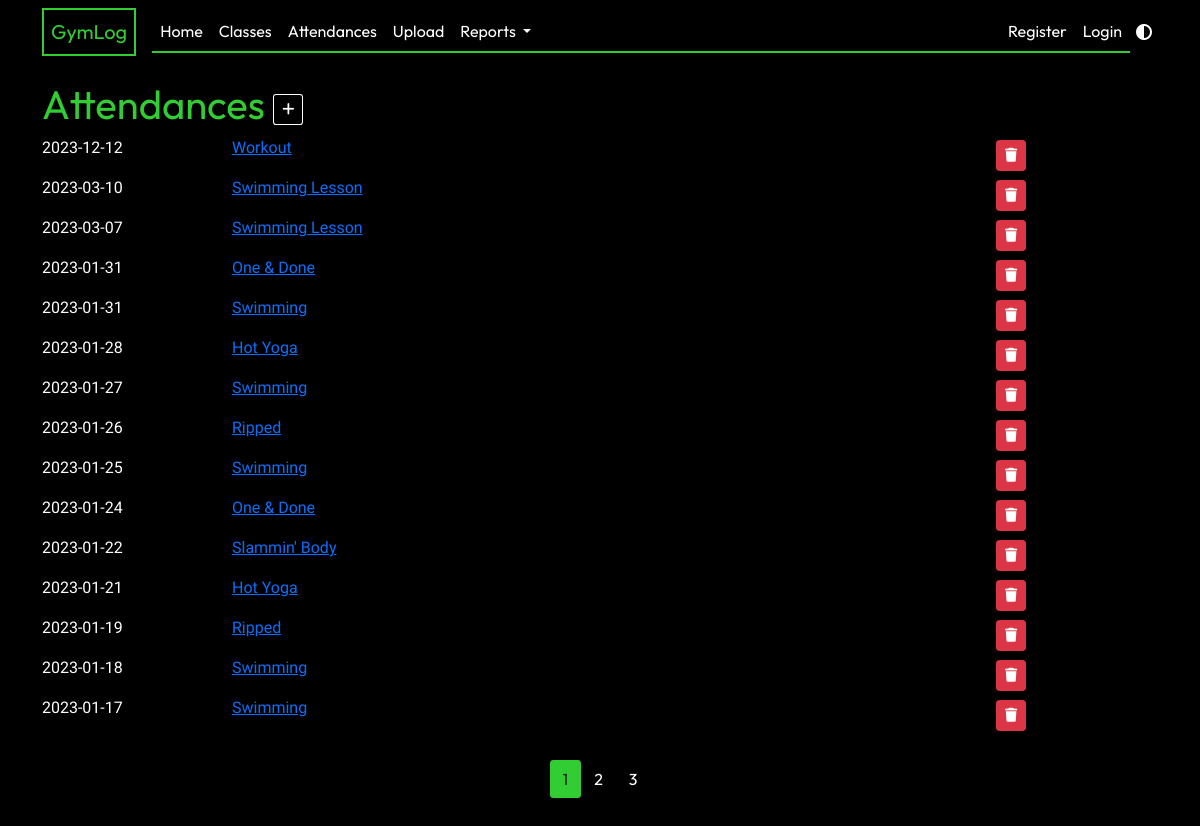
/attendances, run on an earlier commit of the app's database.
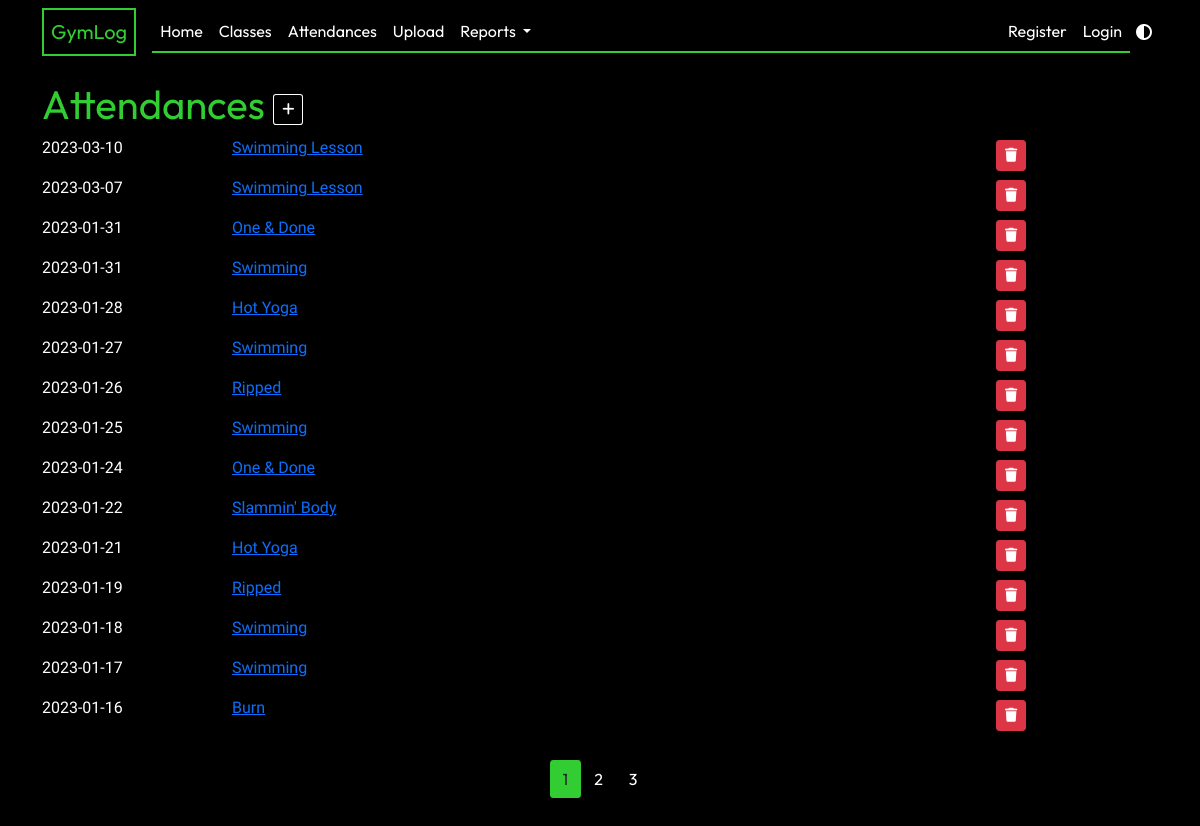
And on a later commit of the database.
### app/models.py (models this page shows, shortened)
class Attendance(db.Model):
    id = db.Column(db.Integer, primary_key=True)
    class_id = db.Column(db.Integer, db.ForeignKey("gym_class.id"), nullable=False)
    date_attended = db.Column(db.Date, nullable=False, default=date.today)

class GymClass(db.Model):
    id = db.Column(db.Integer, primary_key=True)
    name = db.Column(db.String(20), unique=True, nullable=False)
    class_type = db.Column(db.String(3), default="Workout")
    attendance_list = db.relationship("Attendance", backref="class_taken", lazy=True)

### app/attendances/routes.py (the view)
@attendances.route("/attendances")
def show_attendances():
    page = request.args.get("page", 1, type=int)
    attendance_list = Attendance.query.order_by(
        Attendance.date_attended.desc()
    ).paginate(page=page, per_page=15)
    return render_template(
        "attendances.html", title="Attendances", attendance_list=attendance_list
    )

### app/templates/attendances.html (shortened to what this page needs)
{% extends "layout.html" %} {% block content %}
<div class="row align-items-center">
  <h1>
    Attendances
    <a
      href="{{ url_for('attendances.new_attendance') }}"
      class="btn btn-sm btn-add"
      ><i class="fa-solid fa-plus"></i
    ></a>
  </h1>
</div>
<div class="content">
  {% for a in attendance_list %}
  <div class="row">
    <div class="col-2">
      <p>{{ a.date_attended.strftime('%Y-%m-%d') }}</p>
    </div>
    <div class="col-8">
      <p>
        <a
          class="site-link"
          href="{{ url_for('classes.show_class', class_id=a.class_id) }}"
          >{{ a.class_taken.name }}</a
        >
      </p>
    </div>
    <div class="col-2">
      <button
        type="button"
        class="btn btn-danger btn-sm m-1"
        data-bs-toggle="modal"
        data-bs-target="#deleteModal">
        <i class="fa-solid fa-trash"></i>
      </button>
    </div>
  </div>
  {% endfor %}
</div>
<nav class="mt-4">
  <ul class="pagination justify-content-center">
    {% for page_num in attendance_list.iter_pages(left_edge=1, right_edge=1,
    left_current=1, right_current=2) %} {% if page_num %} {% if
    attendance_list.page == page_num %}
    <li>
      <a
        class="btn btn-current mb-4"
        href="{{ url_for('attendances.show_attendances', page=page_num) }}"
        >{{ page_num }}</a
      >
    </li>
    {% else %}
    <li>
      <a
        class="btn btn-other mb-4"
        href="{{ url_for('attendances.show_attendances', page=page_num) }}"
        >{{ page_num }}</a
      >
    </li>
    {% endif %} {% else %} ... {% endif %} {% endfor %}
  </ul>
</nav>
{% endblock content %}

### app/templates/layout.html (shortened to what this page needs)
<!DOCTYPE html>
<html lang="en">
  <head>
    <link
      href="https://cdn.jsdelivr.net/npm/bootstrap@5.0.2/dist/css/bootstrap.min.css"
      rel="stylesheet"
 />
    <link
      rel="stylesheet"
      type="text/css"
      href="{{ url_for('static', filename='main.css')}}" />
  </head>
  <body>
    <header>
      <nav class="navbar navbar-expand-lg fixed-top">
        <div class="container">
          <a class="navbar-brand brand" href="{{ url_for('main.home') }}"
            >GymLog</a
          >
          <div class="collapse navbar-collapse" id="navbarSupportedContent">
            <ul class="navbar-nav me-auto mb-2 mb-lg-0">
              <li class="nav-item">
                <a
                  class="nav-link"
                  aria-current="page"
                  href="{{ url_for('main.home') }}"
                  >Home</a
                >
              </li>
              <li class="nav-item">
                <a
                  class="nav-link nav-text"
                  href="{{ url_for('classes.show_classes') }}"
                  >Classes</a
                >
              </li>
              <li class="nav-item">
                <a
                  class="nav-link"
                  href="{{ url_for('attendances.show_attendances') }}"
                  >Attendances</a
                >
              </li>
              <li class="nav-item">
                <a class="nav-link" href="{{ url_for('upload.upload_csv') }}"
                  >Upload</a
                >
              </li>
              <li class="nav-item dropdown">
                <a
                  class="nav-link dropdown-toggle"
                  href="#"
                  id="navbarDropdown"
                  role="button"
                  data-bs-toggle="dropdown"
                  aria-expanded="false">
                  Reports
                </a>
              </li>
            </ul>
            <ul class="navbar-nav ms-auto mb-2 mb-lg-0">
              {% if current_user.is_authenticated %}
              <li class="nav-item">
                <a class="nav-link" href="{{ url_for('users.account') }}"
                  >Account</a
                >
              </li>
              <li class="nav-item">
                <a class="nav-link" href="{{ url_for('users.logout') }}"
                  >Logout</a
                >
              </li>
              {% else %}
              <li class="nav-item">
                <a class="nav-link" href="{{ url_for('users.register') }}"
                  >Register</a
                >
              </li>
              <li class="nav-item">
                <a class="nav-link" href="{{ url_for('users.login') }}"
                  >Login</a
                >
              </li>
              {% endif %}
            </ul>
          </div>
          <button id="lightModeToggle">
            <i class="fa-solid fa-circle-half-stroke"></i>
          </button>
        </div>
      </nav>
    </header>
    <main role="main" class="container">
      <div class="row">
         {% block content %}{% endblock %}
      </div>
    </main>
  </body>
</html>

### app/static/main.css (style rules this page uses)
:root { --primary-color: black; --secondary-color: white; --accent-color: #32cd32; --typewriter-speed: 2s; --typewriter-chars: 17; }
body { background-color: var(--primary-color); color: var(--secondary-color); margin: 0; min-height: 100vh; font-family: "Roboto"; }
h1, h2, h3, h4 { color: var(--accent-color); font-family: Outfit; }
nav { font-family: Outfit; }
header { height: 10vh; }
#lightModeToggle { cursor: pointer; border: none; color: var(--secondary-color); background-color: var(--primary-color); }
#navbarSupportedContent { border-bottom: 2px solid var(--accent-color); }
main { display: grid; }
.brand { color: var(--accent-color); border: 2px solid var(--accent-color); padding: 7px; }
.nav-link { color: var(--secondary-color); }
.btn-current { background-color: var(--accent-color); border-radius: 10%; }
.btn-other { background-color: transparent; color: var(--secondary-color); }
.btn-add { background-color: transparent; border-color: var(--secondary-color); color: var(--secondary-color); border-radius: 10%; }

What changed in the data, as far as the page shows it:
removed Attendance: date_attended "2023-12-12", class_taken.name "Workout"
now on this page (row unchanged): Attendance: date_attended "2023-01-16", class_taken.name "Burn"
